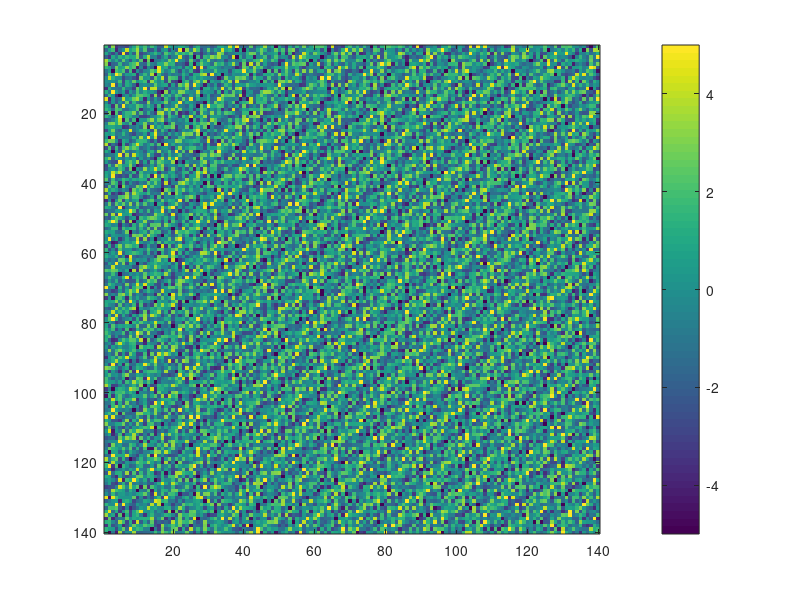

This chart was generated by the following MATLAB code: (Note: this script raises an error after producing the figure.)
% For the alfven modes 3D
%--------------------------------------------------------------------------
%--------------------------------------------------------------------------
%{
% Define the parameters of your simulation
grid_size = [100, 100, 100];  % Size of the simulation grid
dx = 0.06;  % Spatial resolution (grid spacing)
dt = 0.06;  % Temporal resolution (time step)

% Number of waves;
nw=15;

% Define the wave parameters for each mode
amplitude = ones(1, nw);  % Wave amplitudes for each mode
kx = 2*pi*rand(1, nw) ./ (dx);  % Wave vectors in x-direction for each mode (randomly generated)
ky = 2*pi*rand(1, nw) ./ (dx);  % Wave vectors in y-direction for each mode (randomly generated)
omega = 2*pi*rand(1, nw) ./ dt;  % Angular frequencies for each mode (randomly generated)
phase = 2*pi*rand(1, nw); % Random phase for each mode

kx0=kx; ky0=ky; omega0=omega;

k0 = sqrt(kx0.^2 + ky0.^2);

% Create a grid of coordinates
x = dx * (-grid_size(2)/2:grid_size(2)/2-1);
y = dx * (-grid_size(1)/2:grid_size(1)/2-1);
z = dx * (-grid_size(1)/2:grid_size(1)/2-1);

[X, Y, Z] = meshgrid(x, y, z);

% Initialize arrays for magnetic field components
Bx = zeros(grid_size);
By = zeros(grid_size);
Bz = zeros(grid_size);

vx = zeros(grid_size);
vy = zeros(grid_size);
vz = zeros(grid_size);

% Superposition of the modes

for i = 1:length(amplitude)
    Bx = Bx + amplitude(i) * cos(kx(i)*X + ky(i)*Y + omega(i)*dt + phase(i)) ;%+ wnoise/nw;
    By = By + amplitude(i) * sin(kx(i)*X + ky(i)*Y + omega(i)*dt + phase(i)) ;%+ wnoise/nw;
    % Compute the velocity field components
    vx = By;
    vy = -Bx;
end
%}
%--------------------------------------------------------------------------
%--------------------------------------------------------------------------



% For the alfven modes and different times to extract the frequencies
%--------------------------------------------------------------------------
% Define the parameters of your simulation
fs=14;
fst=10;
dx = 1/fs;  % Spatial resolution (grid spacing)
dt = 1/fst;  % Temporal resolution (time step)

% Number of waves;
nw=10;

% Define the wave parameters for each mode
amplitude = ones(1, nw);  % Wave amplitudes for each mode
kx = 2*pi*10*rand(1, nw) ;  % Wave vectors in x-direction for each mode (randomly generated)
ky = 2*pi*10*rand(1, nw) ;  % Wave vectors in y-direction for each mode (randomly generated)
omega = 2*pi*10*rand(1, nw) ;  % Angular frequencies for each mode (randomly generated)
phase = 2*pi*rand(1, nw); % Random phase for each mode

kx0=kx; ky0=ky; omega0=omega;

k0 = sqrt(kx0.^2 + ky0.^2);

% Create a grid of coordinates

t = 0:(1/fst):(10-1/fst);
x = 0:(1/fs):(10-1/fs);
y = 0:(1/fs):(10-1/fs);

grid_size= [length(x),length(y),length(t)];

%x = dx * (-grid_size(2)/2:grid_size(2)/2-1);
%y = dx * (-grid_size(1)/2:grid_size(1)/2-1);
[X, Y] = meshgrid(x, y);

% Initialize arrays for magnetic field components
Bx = zeros(length(x),length(y));
By = zeros(length(x),length(y));

Bx_i = zeros(grid_size);
By_i = zeros(grid_size);
Bz_i = zeros(grid_size);

vx_i = zeros(grid_size);
vy_i = zeros(grid_size);

B0=1;

% Superposition of the modes
for dt_i = 1:length(t)
    for i = 1:length(amplitude)
        rand0= rand(1);
        if (rand0 > 0.5)  
            wnoise = rand0*0.1*B0.*ones(size(Bx));
        elseif (rand0 <= 0.5)
            wnoise = -rand0*0.1*B0.*ones(size(Bx));
        end
        Bx = Bx + amplitude(i) * cos(kx(i)*X + ky(i)*Y*1 - omega(i)*dt_i*dt + phase(i)) + wnoise/nw; % I removed Bx = Bx + ...
        By = By + amplitude(i) * sin(kx(i)*X + ky(i)*Y*1 - omega(i)*dt_i*dt + phase(i)) + wnoise/nw; % I removed By = By + ...
        % Compute the velocity field components
        vx = By;
        vy = -Bx;
        %vz = zeros(grid_size);
        % safe the waves for different times
        Bx_i(:,:,dt_i) = Bx;
        By_i(:,:,dt_i) = By;
        vx_i(:,:,dt_i) = vx;
        vy_i(:,:,dt_i) = vy;
    end
end

Bx=Bx_i(:,:,:);
By=By_i(:,:,:);
Bz=Bz_i(:,:,:);
%--------------------------------------------------------------------------
%Bx=Bx_i; % this comes from the other previous for loop with the data

%--------------------------------------------------------------------------
% Let's visualise the waves
time=(1:length(t))*dt;
dt_i=1;
for dt_i=1:length(t)
    f1=figure(1);
    imagesc(Bx_i(:,:,dt_i))
    hold on
    colorbar; 
    caxis([-5 5]);
    colormap('parula')
    title('time='+string(time(dt_i)))
    hold off
end
%--------------------------------------------------------------------------


%--------------------------------------------------------------------------
var1 = Bx;
var2 = By;
N=size(var1);
Lx = N(1)*dx;
Ly = N(2)*dx;
Lt = N(3)*dt;

f1=abs(fftn(var1))*sqrt(N(1)*N(2)*N(3)); %Take abs value and normalise
f2=abs(fftn(var2))*sqrt(N(1)*N(2)*N(3));

ft1=fftshift(f1); %Shift ft to centre wavenumber
ft2=fftshift(f2);

kx=((0:N(1)-1)-N(1)/2).*2*pi/Lx; %Includes negative wavenumbers
ky=((0:N(2)-1)-N(2)/2).*2*pi/Ly;
om=((0:N(3)-1)-N(3)/2).*2*pi/Lt;

ff = ft1 ;%+ ft2;
P3D=ff./(N(1)*N(2)*N(3)); 

for j=1:size(ff,2)
    for i=1:size(ff,1) 
        %--------------------------------------------------------------------------
        kp(i,j)=sqrt(ky(j).^2+kx(i).^2); %Calculate kperp array with negative wavenumbers
        %--------------------------------------------------------------------------
    end
end

for k=1:size(ff,3)
    kp2(k)=abs(om(k)); %Calculate kpar vector with negative wavenumbers
end

%Calculate kpar and kperp for 2D spectrum:
dkpar=om(2)-om(1);
nkpar=fix(max(max(om)/dkpar))+1;
kpar=(0:nkpar-1).*dkpar;

dkper=ky(2)-ky(1);
nkper=fix(max(max(kp)/dkper))+1;
kper=(0:nkper-1).*dkper;
%Initialise arrays:
Ptemp=zeros(size(ff,3),nkper); %old kper vs. new kper
P2D=zeros(nkpar,nkper); %kpar vs. kper

Nkper=zeros(size(ff,3),nkper);

i1=fix(kp/dkper); %Index linking kp with each kper value. Index of the cells
i2=i1+1; % indexes of next cells
i3=fix(kp2/dkpar); %Index linking kp2 with each kpar value

k2=kp/dkper-i1; % this is calculating basically the residuo. kp is a matrix
k1=1-k2;
for k= 1:size(P3D,3) %For each value of kpar, integrate over rings of kper
    P1=k1.*P3D(:,:,k); %For interpolation
    P2=k2.*P3D(:,:,k);
    for j=1:size(P3D,2) %Cycle through every grid point in x-y plane
        for i=1:size(P3D,1)
            if(i2(i,j) < nkper)
                %Use linear interpolation to sum up power to surrounding
                %rings of kper:
                Ptemp(k,i2(i,j)+1)=Ptemp(k,i2(i,j)+1)+P2(i,j); %Interpolate power to next ring
                Ptemp(k,i1(i,j)+1)=Ptemp(k,i1(i,j)+1)+P1(i,j); %Interpolate power to previous ring
                
                %Update number of points interpolated for each ring:
                Nkper(i2(i,j)+1)=Nkper(i2(i,j)+1)+k2(i,j); 
                Nkper(i1(i,j)+1)=Nkper(i1(i,j)+1)+k1(i,j);                
             end
        end
    end
    if i3(k)<nkpar
        P2D(i3(k)+1,:)=P2D(i3(k)+1,:)+Ptemp(k,:); %Fill array with kper values for each kpar
    end
end
%--------------------------------------------------------------------------

%--------------------------------------------------------------------------
%--------------------------------------------------------------------------
f91=figure(91);
[C,h]=contourf(kper,kpar,P2D,'LevelStep',0.5);
set(h,'LineColor','none')
set(gca,'XScale','lin','YScale','lin','FontSize',18)
set(gca,'ColorScale','log')
%imagesc(kper, kpar, log10(P2D))
lim = caxis;
%caxis([1e-4 1]);
colormap(jet)
colorbar
xlabel('$k_\perp d_i$','Interpreter','latex')
ylabel('$\omega/\Omega_{ce}$','Interpreter','latex')
title('$P_{\mathbf{B}_{x}}(k_{\perp},\omega)$','Interpreter','latex')
hold on
ylim([0 5])
xlim([0 5])
%yline(1,'--k','LineWidth',1);
%xline(1,'--k','LineWidth',1);
hold off

saveas(f91,strcat(num2str(1),'Bx_power_spect_kper_omega_dummy.png'));
%--------------------------------------------------------------------------









%Bx1=Bx_i(:,:,19); By1=By_i(:,:,19);  
%--------------------------------------------------------------------------
%Bx=Bx1; By=By1; 
%--------------------------------------------------------------------------


%--------------------------------------------------------------------------
% The idea is to replicate an analysis as the one by pappini et al 
%Fast Iterative Filtering (FIF) is designed to decompose a nonstationary nonlinear 
% signal into a set of intrinsic mode components (IMCs) oscillating around 
% zero but with varying amplitude and frequency
%--------------------------------------------------------------------------


% % Parameters for FFT and Fast Iterative Filtering
% %fs = 1; % Sampling frequency (modify according to your data)
% %--------------------------------------------------------------------------
% % Perform 3D FFT on the Bz component
% Bx_fft = fftn(Bx);
% By_fft = fftn(By);
% Bz_fft = fftn(Bz);
% 
% %shift the fourier transform
% Bx_fft = fftshift(Bx_fft);
% By_fft = fftshift(By_fft);
% Bz_fft = fftshift(Bz_fft);
% 
% Bx_power_spectrum_r = real(Bx_fft).^2;
% By_power_spectrum_r = real(By_fft).^2;
% Bz_power_spectrum_r = real(Bz_fft).^2;
% 
% Bx_power_spectrum_i = imag(Bx_fft).^2;
% By_power_spectrum_i = imag(By_fft).^2;
% Bz_power_spectrum_i = imag(Bz_fft).^2;
% 
% Bx_power_spectrum = abs(Bx_fft).^2;
% By_power_spectrum = abs(By_fft).^2;
% Bz_power_spectrum = abs(Bz_fft).^2;
% %--------------------------------------------------------------------------
% 
% %--------------------------------------------------------------------------
% % This seems to be equivalent to what I was doing.
% % %shift the fourier transform by parts first in the k space and the in the
% % omega
% % for t=1:nt
% %     Bx_fft_t(:,:,t) = fftshift(Bx_fft(:,:,t));
% %     By_fft_t(:,:,t) = fftshift(By_fft(:,:,t));
% %     Bz_fft_t(:,:,t) = fftshift(Bz_fft(:,:,t));
% %     Bx_power_spectrum_t = abs(Bx_fft_t(:,:,t)).^2;
% %     By_power_spectrum_t = abs(By_fft_t(:,:,t)).^2;
% %     Bz_power_spectrum_t = abs(Bz_fft_t(:,:,t)).^2;
% % end
% %--------------------------------------------------------------------------
% 
% %--------------------------------------------------------------------------
% % Bx_fft_t = fftshift(Bx_fft_t,3);
% % By_fft_t = fftshift(By_fft_t,3);
% % Bz_fft_t = fftshift(Bz_fft_t,3);
% % 
% % Bx_power_spectrum_t_o = real(Bx_fft_t).^2;
% % By_power_spectrum_t_o = real(By_fft_t).^2;
% % Bz_power_spectrum_t_o = real(Bz_fft_t).^2;
% %--------------------------------------------------------------------------
% 
% % Get the size of the Bz_fft array
% [nx, ny, nt] = size(Bz_fft);
% 
% BT_power_spectrum = (Bx_power_spectrum + By_power_spectrum + Bz_power_spectrum)/nx;
% BT_power_spectrum_r = (Bx_power_spectrum_r + By_power_spectrum_r + Bz_power_spectrum_r)/nx;
% BT_power_spectrum_i = (Bx_power_spectrum + By_power_spectrum_i + Bz_power_spectrum_i)/nx;
% %--------------------------------------------------------------------------
% 
% %--------------------------------------------------------------------------
% % Create grids for kx and ky
% % kx=((0:nx-1)-nx/2).*2*pi/(nx * (2*dx)); %Includes negative wavenumbers
% % ky=((0:ny-1)-ny/2).*2*pi/(ny * (2*dx));
% % om=((0:ny-1)-nt/2).*2*pi/(nt * (2*dt));
% 
% % Create grids for kx and ky
% kx =(-nx/2:nx/2-1)*(fs/nx);
% ky =(-ny/2:ny/2-1)*(fs/ny);
% om =(-nt/2:nt/2-1)*(fs/nt);
% 
% [Kx, Ky] = meshgrid(kx, ky);
% [Kxo, Omo] =meshgrid(kx,om);
% %--------------------------------------------------------------------------

% % %--------------------------------------------------------------------------
% % for jj=1:100
% %     f20=figure(20);
% %     hc=pcolor(Kxo, Omo, log(squeeze(BT_power_spectrum(:,jj,:))));
% %     hold on
% %     set(hc,'edgecolor','none');
% %     xlabel('k')
% %     ylabel('omega')
% %     %xlim([-4 max(max(4))]);
% %     %ylim([0 max(max(Om))]);
% %     colorbar
% %     hold off
% % end
% % %--------------------------------------------------------------------------

% This is to see how the real, imaginary and the abs value of the fourier
% transfor change in in the third direction.
%--------------------------------------------------------------------------
% dt_i=nt/2;
% for dt_i=1:nt
%     f2=figure(2)
%     %--------------------------------------------------------------------------
%     subplot(1,3,1)
%     hc=pcolor(kx, ky, log(BT_power_spectrum(:,:,dt_i)))
%     hold on
%     set(hc,'edgecolor','none');
%     xlabel('kx')
%     ylabel('ky')
%     colorbar
%     hold off
%     %--------------------------------------------------------------------------
%     subplot(1,3,2)
%     hc=pcolor(kx, ky, log(BT_power_spectrum_r(:,:,dt_i)))
%     hold on
%     set(hc,'edgecolor','none');
%     xlabel('kx')
%     ylabel('ky')
%     colorbar
%     hold off
%     %--------------------------------------------------------------------------
%     subplot(1,3,3)
%     hc=pcolor(kx, ky, log(BT_power_spectrum_i(:,:,dt_i)))
%     hold on
%     set(hc,'edgecolor','none');
%     xlabel('kx')
%     ylabel('ky')
%     colorbar
%     hold off
%     %--------------------------------------------------------------------------
% end

% %Checking the real and imaginary part of the transforms.
% % Reduce as integrated circles in a single kx ky plane
% %--------------------------------------------------------------------------
% % Get the size of the Bz_fft array
% [nx, ny, nt] = size(Bz_fft);
% 
% % Create grids for kx and ky
% kx=((0:nx-1)-nx/2).*2*pi/(nx * (1*dx)); %Includes negative wavenumbers
% ky=((0:ny-1)-ny/2).*2*pi/(ny * (1*dx));
% om=((0:ny-1)-nt/2).*2*pi/(nt * (1*dt));
% 
% [Kx, Ky] = meshgrid(kx, ky);
% 
% k_max = 2*pi/(dx);
% k_per = linspace(0,k_max,100);
% n_k_per = length(k_per);
% 
% Bz_ps_s= zeros(n_k_per,nt);
% Bz_ps_s_r= zeros(n_k_per,nt);
% Bz_ps_s_i= zeros(n_k_per,nt);
% 
% for t=1:nt
%     for i=2:n_k_per
%         k_index =(k_per(i-1) < sqrt(Kx.^2  + Ky.^2)) & (sqrt(kx.^2  + ky.^2)< k_per(i));
%         Bz_ps_s(i,t) =sum(BT_power_spectrum(:,:,t).*k_index, 'all');
%         Bz_ps_s_r(i,t) =sum(BT_power_spectrum_r(:,:,t).*k_index, 'all');
%         Bz_ps_s_i(i,t) =sum(BT_power_spectrum_i(:,:,t).*k_index, 'all');
%     end
% end
% %--------------------------------------------------------------------------


% % Reduce as integrated circles for multiple kx ky planes to make the plot
% % with the frequency
% %--------------------------------------------------------------------------
% k_max = max(max(sqrt(kx.^2 + ky.^2)));% 2*pi/(2*dx);
% k_per = linspace(0,k_max,length(x));
% n_k_per = length(k_per);
% 
% Bz_ps_s= zeros(1,n_k_per);
% Bz_ps_s_r= zeros(1,n_k_per);
% Bz_ps_s_i= zeros(1,n_k_per);
% 
% Bz_ps_2Ds= zeros(n_k_per,nt);
% Bz_ps_2Ds_r= zeros(n_k_per,nt);
% Bz_ps_2Ds_i= zeros(n_k_per,nt);
% 
% for dt_i=1:nt
%     for i=2:n_k_per
%         k_index =(k_per(i-1) < sqrt(Kx.^2  + Ky.^2)) & (sqrt(kx.^2  + ky.^2) < k_per(i));
%         Bz_ps_s(1,i) = sum(BT_power_spectrum(:,:,dt_i).*k_index, 'all');
%         Bz_ps_s_r(1,i) =sum(BT_power_spectrum_r(:,:,dt_i).*k_index, 'all');
%         Bz_ps_s_i(1,i) =sum(BT_power_spectrum_i(:,:,dt_i).*k_index, 'all');
%     end
%     Bz_ps_2Ds(:,dt_i) = Bz_ps_s;
%     Bz_ps_2Ds_r(:,dt_i) = Bz_ps_s_r;
%     Bz_ps_2Ds_i(:,dt_i) = Bz_ps_s_i;
% end
% %--------------------------------------------------------------------------







%--------------------------------------------------------------------------
[K_per, Om] = meshgrid(k_per, om);

f21=figure(21)
%hc=pcolor(kx, kx, log(Bz_ps_2Ds));
hc=pcolor(K_per, Om, log(Bz_ps_2Ds))
hold on
set(hc,'edgecolor','none');
xlabel('k')
ylabel('omega')
%xlim([-4 max(max(4))]);
%ylim([0 max(max(Om))]);
colorbar
hold off

f4=figure(4);
imagesc(om, sqrt(Kx.^2 + Ky.^2), abs(x_fft)); % Heatmap plot
colorbar;
xlabel('Angular Frequency (\omega)');
ylabel('Wavenumber (|k|)');
title('2D Wavenumber-Angular Frequency Spectrum');
%--------------------------------------------------------------------------


% trying 1D
%--------------------------------------------------------------------------
fs = 100;               % sampling frequency
t = 0:(1/fs):(10-1/fs); % time vector
S = cos(2*pi*15*t); % freq=15
n = length(S);
X = fft(S);
f = (0:n-1)*(fs/n);     %frequency range
power = abs(X).^2/n;    %power
f1=figure(1)
plot(f,power)

Y = fftshift(X);
fshift = (-n/2:n/2-1)*(fs/n); % zero-centered frequency range
powershift = abs(Y).^2/n;     % zero-centered power
f2=figure(2)
plot(fshift,powershift)
%--------------------------------------------------------------------------




% this is for the case where it is not shifted
%kx = 2 * pi * (-nx/2:nx/2-1) / (nx * (1*dx));
%ky = 2 * pi * (-ny/2:ny/2-1) / (ny * (1*dx));

% Get the size of the Bz_fft array
[nx, ny, nt] = size(Bz_fft);

% Create grids for kx and ky
kx=((0:nx-1)-nx/2).*2*pi/(nx * (1*dx)); %Includes negative wavenumbers
ky=((0:ny-1)-ny/2).*2*pi/(ny * (1*dx));
om=((0:ny-1)-nt/2).*2*pi/(nt * (1*dt));

k = sqrt(kx.^2 + ky.^2);

[Kxy, Ky] = meshgrid(kx, ky);
[Kxo, Om] = meshgrid(kx, om);

%--------------------------------------------------------------------------
% Let's visualise the power spectrum time evolution
t=1;
for t=1:100
    f2=figure(2);
    %hc=pcolor(Kx,Ky,log(Bz_power_spectrum(:,:,t)));
    hc=pcolor(Kxy,Ky,log(squeeze(Bz_power_spectrum(:,:,t))));
    hc=pcolor(Kxo,Om,log(squeeze(Bz_power_spectrum(:,t,:))));
    hold on
    set(hc,'edgecolor','none');
    colorbar; caxis([-15 15]);
    colormap('parula')
    %xlim([0 Kx(end,end)]);
    %ylim([0 Kx(end,end)]);
    hold off
end
%--------------------------------------------------------------------------

%--------------------------------------------------------------------------
t=1;
for t=1:100
    f2=figure(2); 
    dum = log(squeeze(Bz_power_spectrum(t,5,:)));
     TF = islocalmax(dum); % find the local maxima
     kx_TF = om.*TF'; 
     vtf = nonzeros(kx_TF);
    %plot(kx,dum);
    plot(om,dum);
    hold on
    %hc=pcolor(Kxo,Om,log(squeeze(Bz_power_spectrum(:,1,:))));
    %xlim([0 Kx(end,end)]);
    %ylim([0 Kx(end,end)]);
    title(string(vtf))
    hold off
end

%--------------------------------------------------------------------------

%--------------------------------------------------------------------------
% Initialize arrays to store results
amplitudes = zeros(nx, ny);
frequencies_o = zeros(nx, ny); %this will include the k and omegas
frequencies_g = zeros(nx, ny);

% Interpolate the amplitudes and frequencies to a wavenumber and temporal frequency grid
numGridPoints = 100; % Number of points in the grid. This works only with 100 because the way...
k_max = max(k);

freq_max = 1/(dt); % Maximum temporal frequency
omega_max = 2*pi*freq_max;%max(max(max(frequencies)));

wavenumbers = linspace(0, k_max, numGridPoints);
omegas = linspace(0, omega_max, numGridPoints);
%--------------------------------------------------------------------------


% %--------------------------------------------------------------------------
% % This shows that the time evolution of each point of Bz have the same 
% % time frequency information 
% i=10;j=20;
% for i=1:50
%     for j=1:50
%         f5=figure(5);
%         dum=squeeze(Bz_fft(i,j,:));
%         dum=fft(dum);
%         dum=abs(dum).^2;
%         plot(omegas,log(dum),LineWidth=2)
%         hold on
%         title('time='+string(time(t)))
%         ylim([-8 12])
%         hold off
%     end
% end
% %--------------------------------------------------------------------------

% %--------------------------------------------------------------------------
% % This shows that each kx and ky have a different time evolution. Also,
% % their the time fft of each pair kx and ky can give different frequencies
% % and power intensities. 
% i=10;j=20;
% for i=1:50
%     for j=1:50
%         f5=figure(5);
%         dum=squeeze(Bz_power_spectrum(i,j,:));
%         dum=fft(dum);
%         dum=abs(dum).^2;
%         plot(omegas,log(dum),LineWidth=2)
%         hold on
%         title('time='+string(time(t)))
%         ylim([-8 20])
%         hold off
%     end
% end
% %--------------------------------------------------------------------------

%--------------------------------------------------------------------------
omegas_TF_i=zeros(numGridPoints,numGridPoints); 
power2_i=zeros(numGridPoints,numGridPoints); 

omegas_TF_j=zeros(numGridPoints,numGridPoints); 
power2_j=zeros(numGridPoints,numGridPoints); 

i=10;j=20;
for i=1:numGridPoints
    for j=1:numGridPoints
        %if(j<=i)

%         numIterations=1;
%         % Apply Iterative Filtering
%         for k = 1:numIterations
%             % Perform the inverse 2D FFT
%             Bz_ifft = ifft2(Bz_fft);
% 
%             % Remove high-frequency noise
%             Bz_ifft(i, j, :) = 0;
% 
%             % Perform the 2D FFT
%             Bz_fft = fft2(Bz_ifft);
%         end
%         %shift the fourier transform
%         Bz_fft = fftshift(Bz_fft);
%         Bz_power_spectrum = abs(Bz_fft).^2;

        % compute the the fft in time of the amplitude for each kx ky pair
        dum=squeeze(Bz_power_spectrum(i,j,:)); % 100,1
        %dum=squeeze(Bz(i,j,:)); % 100,1
        dum=fft(dum);
        dum=fftshift(dum);
        dum=abs(dum).^2;

        TF = islocalmax(dum); % find the local maxima
        omegas_TF = omegas'.*TF; % find the frequency of the local maxima
        power2 = dum.*TF; % get the value of the local maxima


        % safe the time frequencies for each kx ky pair
        omegas_TF_j(:,j) =  omegas_TF;
        power2_j(:,j) =  power2;
        %             disp(i)
        %             disp(j)
        %end
    end
    omegas_TF_i =  mean(omegas_TF_j,2); % compute the average over j
    power2_i(:,i) =  mean(power2_j,2);
end


[K_grid, Omega_grid] = meshgrid(wavenumbers, omegas);

%--------------------------------------------------------------------------
f6=figure(6);
hc=pcolor(K_grid,omegas,log(power2_i));
hold on
set(hc,'edgecolor','none');
colorbar
xlabel('k')
ylabel('\omega')
hold off
%--------------------------------------------------------------------------

%--------------------------------------------------------------------------













%--------------------------------------------------------------------------


% Perform Iterative Filtering for each pair (kx, ky)
i=10;j=10;

for i = 1:nx
    for j = 1:ny
        % Extract the complex value at current (kx, ky) pair
        Bz_k = squeeze(Bz_fft(i, j, :));
        amplitude = abs(Bz_k);

        % Empirical mode decomposition
        q = amplitude;
        [imf,~,~] = emd(q,Interpolation="pchip");

        IMF_ft = fft(imf); % get the frequency

        L=length(imf);
        Y = fft(imf(:,2));
        P2 = abs(Y/L);
        P1 = P2(1:L/2+1);
        P1(2:end-1) = 2*P1(2:end-1);

        ff = fs*(0:(L/2))/L;
        f4=figure(4)
        plot(ff,P1) 
        title("Single-Sided Amplitude Spectrum of X(t)")
        xlabel("f (Hz)")
        ylabel("|P1(f)|")
        
        % I need to get teh index
        ind = ff(P1==max(P1))

        imf_mean = mean(imf); % average amplitude
        omega_f_mean = mean(abs(real(omega_f))); %real frequency
        gamma_f_mean = mean(abs(imag(omega_f))); %imaginary frequency

        


        % does it makes sense to compute a weigthed power average with the
        % frequencies?
        


        % the idea is to get the a condition to store the data in the
        % appropiated 

        

        % Store the results
        amplitudes(i, j) = imf_mean;
        frequencies_o(i, j) = omega_f_mean;
        frequencies_g(i, j) = gamma_f_mean;
    end
end

%--------------------------------------------------------------------------



%--------------------------------------------------------------------------
% Sum up the corresponding powers over all found frequencies
power_grid = zeros(numGridPoints, numGridPoints);
for t = 1:nt
    for i = 1:nx
        for j = 1:ny
            k_index = find(abs(kx - Kx(i, j)) < k_max/numGridPoints/2);
            omega_index = find(abs(omegas - frequencies(i, j, t)) < omega_max/numGridPoints/2);
            
            if ~isempty(k_index) && ~isempty(omega_index)
                power_grid(omega_index, k_index) = power_grid(omega_index, k_index) + amplitudes(i, j, t)^2;
            end
        end
    end
end
%--------------------------------------------------------------------------


%--------------------------------------------------------------------------
% Smooth the power grid using Gaussian filtering
sigma = 2; % Standard deviation of the Gaussian filter
power_grid_smoothed = imgaussfilt(power_grid, sigma);

% Display the smoothed power grid
figure;
subplot(1,2,1)
%imagesc(wavenumbers, omegas, power_grid_smoothed);
hc=pcolor(wavenumbers, omegas, log(power_grid));
hold on
set(hc,'edgecolor','none');
colorbar;
xlabel('Wavenumber');
ylabel('Omega');
title('Power Grid');
hold off
subplot(1,2,2)
hc=pcolor(wavenumbers, omegas, log(power_grid_smoothed));
hold on
set(hc,'edgecolor','none');
colorbar;
xlabel('Wavenumber');
ylabel('Omega');
title('Smoothed Power Grid');
hold off

figure
histogram(omega./(2*pi),10)
%--------------------------------------------------------------------------







load("sinusoidalSignalExampleData.mat","X","fs")
[imf,residual,info] = emd(X,Interpolation="pchip");
[hs,f,t] = hht(imf,fs);

f1=figure(1)
plot(t)





% For the alfven modes
%--------------------------------------------------------------------------
% Define the parameters of your simulation
grid_size = [100, 100];  % Size of the simulation grid
dx = 1;  % Spatial resolution (grid spacing)
dt = 0.1;  % Temporal resolution (time step)

% Define the wave parameters for each mode
amplitude = ones(1, 20);  % Wave amplitudes for each mode
kx = 2*pi*rand(1, 20) ./ dx;  % Wave vectors in x-direction for each mode (randomly generated)
ky = 2*pi*rand(1, 20) ./ dx;  % Wave vectors in y-direction for each mode (randomly generated)
omega = 2*pi*rand(1, 20) ./ dt;  % Angular frequencies for each mode (randomly generated)

% Create a grid of coordinates
x = dx * (-grid_size(2)/2:grid_size(2)/2-1);
y = dx * (-grid_size(1)/2:grid_size(1)/2-1);
[X, Y] = meshgrid(x, y);

% Initialize arrays for magnetic field components
Bx = zeros(grid_size);
By = zeros(grid_size);
Bz = zeros(grid_size);

% Superposition of the modes
for i = 1:length(amplitude)
    phase = rand * 2 * pi;  % Random phase for each mode
    Bx = Bx + amplitude(i) * cos(kx(i)*X + ky(i)*Y - omega(i)*dt + phase);
    By = By + amplitude(i) * sin(kx(i)*X + ky(i)*Y - omega(i)*dt + phase);
end

% Compute the velocity field components
vx = By;
vy = -Bx;
vz = zeros(grid_size);

Bx1=Bx; By1=By; Bz1=Bz; 

% Plot the magnetic field components
figure;
subplot(2, 2, 1);
imagesc(x, y, Bx);
colorbar;
xlabel('x');
ylabel('y');
title('Bx');
subplot(2, 2, 2);
imagesc(x, y, By);
colorbar;
xlabel('x');
ylabel('y');
title('By');
subplot(2, 2, 3);
imagesc(x, y, Bz);
colorbar;
xlabel('x');
ylabel('y');
title('Bz');
subplot(2, 2, 4);
quiver(X, Y, Bx, By);
xlabel('x');
ylabel('y');
title('Magnetic Field Vector');

% Plot the velocity field components
figure;
subplot(2, 2, 1);
imagesc(x, y, vx);
colorbar;
xlabel('x');
ylabel('y');
title('vx');
subplot(2, 2, 2);
imagesc(x, y, vy);
colorbar;
xlabel('x');
ylabel('y');
title('vy');
subplot(2, 2, 3);
imagesc(x, y, vz);
colorbar;
xlabel('x');
ylabel('y');
title('vz');
subplot(2, 2, 4);
quiver(X, Y, vx, vy);
xlabel('x');
ylabel('y');
title('Velocity Field Vector');


% Compute the phase velocity for each mode
v = omega ./ sqrt(kx.^2 + ky.^2);

f1=figure(1);
plot(v)
title('phase velocity')


% Display the phase velocity
disp(['Phase velocity: ', num2str(v), ' m/s']);
%--------------------------------------------------------------------------




% for another way to produce the whistler
%--------------------------------------------------------------------------
% Define the parameters of your simulation
grid_size = [100, 100];  % Size of the simulation grid
dx = 1;  % Spatial resolution (grid spacing)
dt = 0.1;  % Temporal resolution (time step)

% Define the wave parameters
amplitude = 1;  % Wave amplitude
kx = 2*pi/10;  % Wave vector in x-direction
ky = 2*pi/5;   % Wave vector in y-direction
omega0 = 2*pi/20;  % Center angular frequency
kappa = 0.1;  % Dispersion parameter

% Create a grid of coordinates
x = dx * (-grid_size(2)/2:grid_size(2)/2-1);
y = dx * (-grid_size(1)/2:grid_size(1)/2-1);
[X, Y] = meshgrid(x, y);

% Compute the angular frequency as a function of wave vector magnitude
k_mag = sqrt(kx^2 + ky^2);
omega = omega0 + kappa * k_mag^2;

% Compute the magnetic field components
Bx = amplitude * sin(kx*X + ky*Y - omega*dt);
By = zeros(grid_size);
Bz = amplitude * cos(kx*X + ky*Y - omega*dt);

Bx3=Bx; By3=By; Bz3=Bz;

% Plot the magnetic field components
figure;
subplot(2, 2, 1);
imagesc(x, y, Bx);
colorbar;
xlabel('x');
ylabel('y');
title('Bx');
subplot(2, 2, 2);
imagesc(x, y, By);
colorbar;
xlabel('x');
ylabel('y');
title('By');
subplot(2, 2, 3);
imagesc(x, y, Bz);
colorbar;
xlabel('x');
ylabel('y');
title('Bz');
subplot(2, 2, 4);
quiver(X, Y, Bx, Bz);
xlabel('x');
ylabel('y');
title('Magnetic Field Vector');

% Compute the phase velocity
v = omega / k_mag;

% Display the phase velocity
disp(['Phase velocity: ', num2str(v), ' m/s']);
%--------------------------------------------------------------------------



% Superposition of three different waves whislter modes
%--------------------------------------------------------------------------
% Define the parameters of your simulation
grid_size = [100, 100];  % Size of the simulation grid
dx = 1;  % Spatial resolution (grid spacing)
dt = 0.1;  % Temporal resolution (time step)

% Define the wave parameters for each mode
amplitude = ones(1, 20);  % Wave amplitudes for each mode
kx = 2*pi*rand(1, 20) ./ dx;  % Wave vectors in x-direction for each mode (randomly generated)
ky = 2*pi*rand(1, 20) ./ dx;  % Wave vectors in y-direction for each mode (randomly generated)
omega = 2*pi*rand(1, 20) ./ dt;  % Angular frequencies for each mode (randomly generated)

% Create a grid of coordinates
x = dx * (-grid_size(2)/2:grid_size(2)/2-1);
y = dx * (-grid_size(1)/2:grid_size(1)/2-1);
[X, Y] = meshgrid(x, y);

% Initialize arrays for magnetic field components, velocity components, and electric field components
Bx = zeros(grid_size);
By = zeros(grid_size);
Bz = zeros(grid_size);
vx = zeros(grid_size);
vy = zeros(grid_size);
vz = zeros(grid_size);

% Superposition of the modes
for i = 1:length(amplitude)
    phase = rand * 2 * pi;  % Random phase for each mode
    Bx = Bx + amplitude(i) * cos(kx(i)*X + ky(i)*Y - omega(i)*dt + phase);
    By = By + amplitude(i) * sin(kx(i)*X + ky(i)*Y - omega(i)*dt + phase);
    Bz = Bz + zeros(grid_size);
    vx = vx + By;
    vy = vy - Bx;
    vz = vz + zeros(grid_size);
end

Bx4=Bx; By4=By; Bz4=Bz;

% Plot the magnetic field components
figure;
subplot(2, 2, 1);
imagesc(x, y, Bx);
colorbar;
xlabel('x');
ylabel('y');
title('Bx');
subplot(2, 2, 2);
imagesc(x, y, By);
colorbar;
xlabel('x');
ylabel('y');
title('By');
subplot(2, 2, 3);
imagesc(x, y, Bz);
colorbar;
xlabel('x');
ylabel('y');
title('Bz');
subplot(2, 2, 4);
quiver(X, Y, Bx, By);
xlabel('x');
ylabel('y');
title('Magnetic Field Vector');

% Plot the velocity field components
figure;
subplot(2, 2, 1);
imagesc(x, y, vx);
colorbar;
xlabel('x');
ylabel('y');
title('vx');
subplot(2, 2, 2);
imagesc(x, y, vy);
colorbar;
xlabel('x');
ylabel('y');
title('vy');
subplot(2, 2, 3);
imagesc(x, y, vz);
colorbar;
xlabel('x');
ylabel('y');
title('vz');
subplot(2, 2, 4);
quiver(X, Y, vx, vy);
xlabel('x');
ylabel('y');
title('Velocity Field Vector');
%--------------------------------------------------------------------------


% superposition of 4 magnetosonic modes
%--------------------------------------------------------------------------
% Define the parameters of your simulation
grid_size = [100, 100];  % Size of the simulation grid
dx = 1;  % Spatial resolution (grid spacing)
dt = 0.1;  % Temporal resolution (time step)

% Define the wave parameters for each mode
amplitude = [1, 0.8, 0.5, 0.3];  % Wave amplitudes for each mode
kx = [2*pi/10, 2*pi/15, 2*pi/20, 2*pi/25];  % Wave vectors in x-direction for each mode
ky = [2*pi/5, 2*pi/8, 2*pi/12, 2*pi/16];   % Wave vectors in y-direction for each mode
omega = [2*pi/20, 2*pi/25, 2*pi/30, 2*pi/35];  % Angular frequencies for each mode

% Create a grid of coordinates
x = dx * (-grid_size(2)/2:grid_size(2)/2-1);
y = dx * (-grid_size(1)/2:grid_size(1)/2-1);
[X, Y] = meshgrid(x, y);

% Initialize arrays for magnetic field components, velocity components, and density
Bx = zeros(grid_size);
By = zeros(grid_size);
Bz = zeros(grid_size);
vx = zeros(grid_size);
vy = zeros(grid_size);
vz = zeros(grid_size);
density = zeros(grid_size);

% Superposition of the modes
for i = 1:length(amplitude)
    Bx = Bx + amplitude(i) * cos(kx(i)*X + ky(i)*Y - omega(i)*dt);
    By = By + amplitude(i) * sin(kx(i)*X + ky(i)*Y - omega(i)*dt);
    Bz = Bz + zeros(grid_size);
    vx = vx + amplitude(i) * sin(kx(i)*X + ky(i)*Y - omega(i)*dt);
    vy = vy + amplitude(i) * cos(kx(i)*X + ky(i)*Y - omega(i)*dt);
    vz = vz + zeros(grid_size);
    density = density + amplitude(i) * cos(kx(i)*X + ky(i)*Y - omega(i)*dt);
end

Bx5=Bx; By5=By; Bz5=Bz;

% Plot the magnetic field components
figure;
subplot(2, 2, 1);
imagesc(x, y, Bx);
colorbar;
xlabel('x');
ylabel('y');
title('Bx');
subplot(2, 2, 2);
imagesc(x, y, By);
colorbar;
xlabel('x');
ylabel('y');
title('By');
subplot(2, 2, 3);
imagesc(x, y, Bz);
colorbar;
xlabel('x');
ylabel('y');
title('Bz');
subplot(2, 2, 4);
quiver(X, Y, Bx, By);
xlabel('x');
ylabel('y');
title('Magnetic Field Vector');

% Plot the velocity field components
figure;
subplot(2, 2, 1);
imagesc(x, y, vx);
colorbar;
xlabel('x');
ylabel('y');
title('vx');
subplot(2, 2, 2);
imagesc(x, y, vy);
colorbar;
xlabel('x');
ylabel('y');
title('vy');
subplot(2, 2, 3);
imagesc(x, y, vz);
colorbar;
xlabel('x');
ylabel('y');
title('vz');
subplot(2, 2, 4);
quiver(X, Y, vx, vy);
xlabel('x');
ylabel('y');
title('Velocity Field Vector');

% Plot the density
figure;
imagesc(x, y, density);
colorbar;
xlabel('x');
ylabel('y');
title('Density');
%--------------------------------------------------------------------------


% Make a superposition of the different modes
Bx=Bx1 + Bx3 + Bx4 + Bx5; 
By=By1 + By3 + By4 + By5; 
Bz=Bz1 + Bz3 + Bz4 + Bz5; 


Bx=Bx1; 
By=By1; 
%--------------------------------------------------------------------------
% Load the magnetic field data from your simulation
% Assuming you have the magnetic field components Bx, By, Bz stored in separate variables

% Define the parameters of your simulation
grid_size = size(Bx);  % Size of the simulation grid
dx = 1;  % Spatial resolution (grid spacing)
dt = 1;  % Temporal resolution (time step)

% Perform the Fourier transform on the magnetic field components
Bx_fft = fft2(Bx);
By_fft = fft2(By);
%Bz_fft = fft2(Bz);

% Compute the power spectrum in wave-frequency and wave vector space
Bx_power_spectrum = abs(Bx_fft).^2;
By_power_spectrum = abs(By_fft).^2;
%Bz_power_spectrum = abs(Bz_fft).^2;
%total_power_spectrum = Bx_power_spectrum + By_power_spectrum + Bz_power_spectrum;
total_power_spectrum = Bx_power_spectrum;

% Define the wave vector grid
kx = (2*pi/(dx*grid_size(2))) * (-grid_size(2)/2:grid_size(2)/2-1);
ky = (2*pi/(dx*grid_size(1))) * (-grid_size(1)/2:grid_size(1)/2-1);
[Kx, Ky] = meshgrid(kx, ky);

% This doesn't catch the frequencies  
% Define the frequency grid
freq = fftshift(1 / (dt * grid_size(2))) * (-grid_size(2)/2:grid_size(2)/2-1);


% Plot the power spectrum in wave-frequency and wave vector space
figure;
%--------------------------------------------------------------------------
subplot(1,2,1)
%imagesc(kx, freq, log10(total_power_spectrum));
hc=pcolor(kx, freq, log10(total_power_spectrum));
hold on
set(hc,'edgecolor','none');
colorbar;
xlabel('Wave vector (k)');
ylabel('Frequency (Hz)');
title('Power Spectrum');
%xlim([0 max(ky)]);
%ylim([0 max(freq)])
%--------------------------------------------------------------------------
subplot(1,2,2)
hc=pcolor(Kx, Ky, log10(total_power_spectrum));
hold on
set(hc,'edgecolor','none');
colorbar;
xlabel('Wave vector (kx)');
ylabel('Wave vector (ky)');
title('Power Spectrum');
%xlim([0 max(ky)]);
%ylim([0 max(freq)])
%--------------------------------------------------------------------------


%--------------------------------------------------------------------------

% Define the angles for which you want to plot the dispersion relation
angle1 = 30;  % Angle in degrees
angle2 = 60;  % Angle in degrees

% Convert angles to radians
theta1 = deg2rad(angle1);
theta2 = deg2rad(angle2);

% Compute the wave vector magnitude for the given angles
k_mag1 = Kx * cos(theta1) + Ky * sin(theta1);
k_mag2 = Kx * cos(theta2) + Ky * sin(theta2);

% Compute the frequency for the given angles using the dispersion relation
freq1 = k_mag1 * v;  % Replace 'v' with the phase velocity for the given mode
freq2 = k_mag2 * v;  % Replace 'v' with the phase velocity for the given mode

% Plot the dispersion relation for the first angle
figure;
plot(k_mag1(:), freq1(:), 'r.');
xlabel('Wave vector magnitude (|k|)');
ylabel('Frequency (Hz)');
title(['Dispersion Relation (Angle = ', num2str(angle1), ' degrees)']);

% Plot the dispersion relation for the second angle
figure;
plot(k_mag2(:), freq2(:), 'b.');
xlabel('Wave vector magnitude (|k|)');
ylabel('Frequency (Hz)');
title(['Dispersion Relation (Angle = ', num2str(angle2), ' degrees)']);
%--------------------------------------------------------------------------
